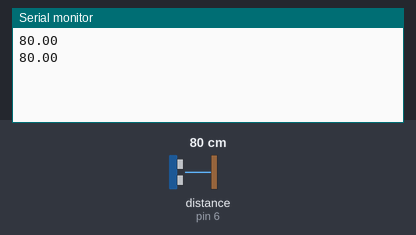
A sketch run on a simulated Arduino Uno, built with avr-gcc and run on an emulated ATmega328P. On the bench: the last lines printed to the serial monitor. The inputs (shaded band) are chosen by the test bench; at power-on: distance to the obstacle (sensor on pin 6) 80 cm. The echo pulse lasts 58.3 µs per cm.

Above: at 2.4 s.
2.5 s: distance to the obstacle (sensor on pin 6) set to 2 cm
At 3.28 s:
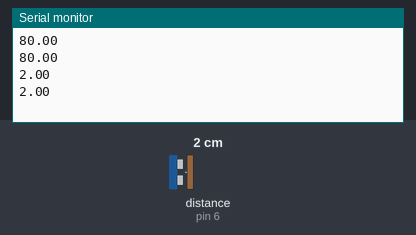
4.7 s: distance to the obstacle (sensor on pin 6) set to 4 cm
At 4.8 s:
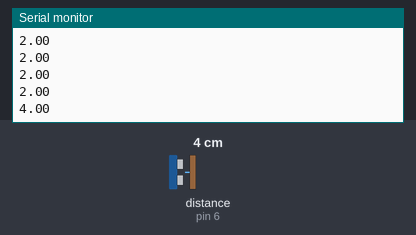
Timing chart, 0 to 7.7 s (numbered marks = the images above; inputs shaded):
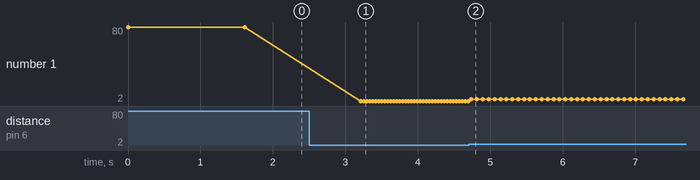

The sketch:

HCSR04.ino
```cpp
#include <HCSR04.h>

HCSR04 hc(5,6);//initialisation class HCSR04 (trig pin , echo pin)

void setup()
{ Serial.begin(9600); }

void loop(){
  //거리에 따라서 부저가 빨리 반복되는 시스템

  float value = hc.dist();
  Serial.println( value );

  digitalWrite(11, HIGH);
  delay(value * 10);

  digitalWrite(11, HIGH);
  delay(value * 10 ) ;

  }
```

Measured:
- after the input at 2.5 s, the serial monitor: prints a new line after 0.71 s (image 1)
- after the input at 4.7 s, the serial monitor: prints a new line at once (image 2)
- plotted number 1: 80 → 2 after the input at 2.5 s, 2 → 4 after the input at 4.7 s
